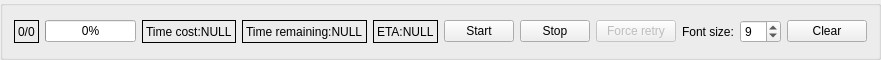
         <widget class="QGroupBox" name="groupBox_Progress">
          <property name="sizePolicy">
           <sizepolicy hsizetype="Preferred" vsizetype="Preferred">
            <horstretch>0</horstretch>
            <verstretch>0</verstretch>
           </sizepolicy>
          </property>
          <property name="minimumSize">
           <size>
            <width>0</width>
            <height>0</height>
           </size>
          </property>
          <property name="maximumSize">
           <size>
            <width>16777215</width>
            <height>60</height>
           </size>
          </property>
          <property name="title">
           <string/>
          </property>
          <layout class="QGridLayout" name="gridLayout_11">
           <item row="0" column="1">
            <widget class="QProgressBar" name="progressBar">
             <property name="value">
              <number>0</number>
             </property>
             <property name="format">
              <string notr="true">%p%</string>
             </property>
            </widget>
           </item>
           <item row="0" column="9">
            <widget class="QLabel" name="label_TextBroFontSize">
             <property name="text">
              <string>Font size:</string>
             </property>
            </widget>
           </item>
           <item row="0" column="3">
            <widget class="QLabel" name="label_TimeRemain">
             <property name="frameShape">
              <enum>QFrame::Box</enum>
             </property>
             <property name="lineWidth">
              <number>1</number>
             </property>
             <property name="text">
              <string>Time remaining:NULL</string>
             </property>
            </widget>
           </item>
           <item row="0" column="4">
            <widget class="QLabel" name="label_ETA">
             <property name="frameShape">
              <enum>QFrame::Box</enum>
             </property>
             <property name="lineWidth">
              <number>1</number>
             </property>
             <property name="text">
              <string>ETA:NULL</string>
             </property>
            </widget>
           </item>
           <item row="0" column="6">
            <widget class="QPushButton" name="pushButton_Stop">
             <property name="maximumSize">
              <size>
               <width>70</width>
               <height>16777215</height>
              </size>
             </property>
             <property name="text">
              <string>Stop</string>
             </property>
            </widget>
           </item>
           <item row="0" column="5">
            <widget class="QPushButton" name="pushButton_Start">
             <property name="minimumSize">
              <size>
               <width>0</width>
               <height>0</height>
              </size>
             </property>
             <property name="maximumSize">
              <size>
               <width>70</width>
               <height>16777215</height>
              </size>
             </property>
             <property name="toolTip">
              <string>The result images will stay in the same folder of source images.</string>
             </property>
             <property name="text">
              <string>Start</string>
             </property>
            </widget>
           </item>
           <item row="0" column="11">
            <widget class="QPushButton" name="pushButton_clear_textbrowser">
             <property name="toolTip">
              <string>Clear text browser.</string>
             </property>
             <property name="text">
              <string>Clear</string>
             </property>
            </widget>
           </item>
           <item row="0" column="7">
            <widget class="QPushButton" name="pushButton_ForceRetry">
             <property name="enabled">
              <bool>false</bool>
             </property>
             <property name="toolTip">
              <string>In some cases, the waifu2x process can get stuck.

When you find that the [Scale and denoise] progress has 
not changed for a long time, it is recommended that you 
perform a forced retry to remove the stuck.

You can try using [Force Retry] to end the waifu2x process 
and restart it, and the entire [Scale and denoise] process 
will not be interrupted and will continue.

Only effective when using waifu2x-ncnn-vulkan engine 
and waifu2x-converter engine.</string>
             </property>
             <property name="text">
              <string>Force retry</string>
             </property>
            </widget>
           </item>
           <item row="0" column="2">
            <widget class="QLabel" name="label_TimeCost">
             <property name="frameShape">
              <enum>QFrame::Box</enum>
             </property>
             <property name="lineWidth">
              <number>1</number>
             </property>
             <property name="text">
              <string>Time cost:NULL</string>
             </property>
            </widget>
           </item>
           <item row="0" column="10">
            <widget class="QSpinBox" name="spinBox_textbrowser_fontsize">
             <property name="minimum">
              <number>1</number>
             </property>
             <property name="value">
              <number>9</number>
             </property>
            </widget>
           </item>
           <item row="0" column="0">
            <widget class="QLabel" name="label_progressBar_filenum">
             <property name="frameShape">
              <enum>QFrame::Box</enum>
             </property>
             <property name="frameShadow">
              <enum>QFrame::Plain</enum>
             </property>
             <property name="lineWidth">
              <number>1</number>
             </property>
             <property name="text">
              <string notr="true">0/0</string>
             </property>
            </widget>
           </item>
          </layout>
         </widget>
